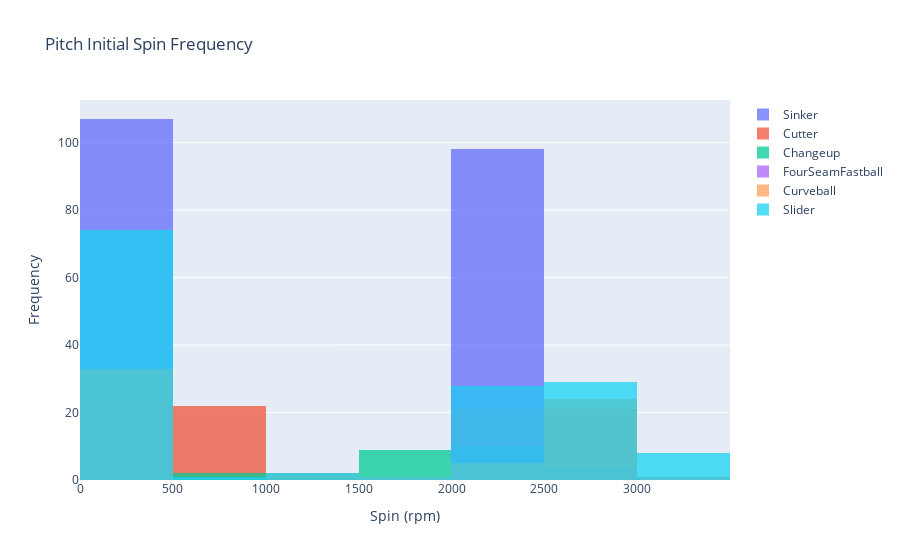

Notebook source saved alongside this figure:
### Code cell
# Overlay
fig = go.Figure()
for i in range(len(pitch_type_types)):
    fig.add_trace(go.Histogram(x=pitch_speed[i], name=pitch_type_types[i]))
    
# Overlay both histograms
fig.update_layout(barmode='overlay', title_text='Pitch Initial Spin Frequency')
fig.update_xaxes(title_text="Spin (rpm)")
fig.update_yaxes(title_text="Frequency")

# Reduce opacity to see both histograms
fig.update_traces(opacity=0.75)
fig.show()

# fig.write_image("Pitch Initial Spin Frequency Histogram.png", engine='kaleido')

### Figure 1 — Plotly figure (JSON) as saved in the notebook; plotly's stock layout.template omitted (floating-point values rounded to 4 significant figures; data arrays with more than 128 entries replaced by an {"elided": "..."} marker saying what was removed)
{"data": [{"name": "Sinker", "opacity": 0.75, "type": "histogram", "x": {"elided": "208 int values"}}, {"name": "Cutter", "opacity": 0.75, "type": "histogram", "x": [88, 87, 90, 88, 87, 87, 90, 87, 90, 86, 87, 87, 90, 87, 93, 88, 89, 86, 89, 86, 88, 88, 2860, 2870, 2190, 2770, 2750, 2740, 2980, 2910, 2960, 2960, 2880, 2860, 2900, 2750, 2430, 1980, 2670, 2910, 2220, 2670, 2880, 2690]}, {"name": "Changeup", "opacity": 0.75, "type": "histogram", "x": [86, 86, 84, 84, 86, 83, 85, 84, 85, 86, 85, 86, 81, 85, 85, 84, 86, 85, 85, 87, 86, 85, 85, 85, 86, 84, 86, 81, 86, 84, 1650, 1760, 1960, 1620, 1560, 2350, 2350, 20, 2360, 2510, 1820, 1910, 1070, 2330, 2390, 200, 1650, 2550, 2330, 1700, 700, 600, 2520, 2410, 2350, 2540, 2090, 1230, 120, 2420]}, {"name": "FourSeamFastball", "opacity": 0.75, "type": "histogram", "x": [93, 93, 92, 90, 93, 95, 90, 96, 93, 93, 93, 91, 93, 97, 92, 90, 97, 92, 96, 91, 93, 91, 90, 91, 93, 94, 92, 96, 91, 90, 94, 91, 2500, 2180, 2350, 2420, 2490, 2290, 2360, 2340, 2140, 2500, 2530, 2170, 2400, 2260, 2380, 2090, 2260, 110, 2200, 2410, 2460, 2120, 2440, 2200, 2480, 2230, 2320, 2270, 2360, 2700, 2440, 2190]}, {"name": "Curveball", "opacity": 0.75, "type": "histogram", "x": [78, 79, 79, 79, 78, 78, 78, 78, 71, 78, 78, 78, 79, 79, 77, 77, 82, 78, 78, 77, 81, 78, 80, 81, 78, 83, 80, 78, 78, 78, 72, 77, 81, 2280, 2900, 2850, 2920, 2890, 2950, 2730, 2860, 2580, 2860, 2830, 2920, 2350, 2950, 2850, 2950, 2830, 2390, 2900, 1620, 1070, 2860, 2860, 1370, 2420, 3180, 2990, 2880, 2890, 2980, 2400, 2780, 2890]}, {"name": "Slider", "opacity": 0.75, "type": "histogram", "x": {"elided": "143 int values"}}], "layout": {"barmode": "overlay", "title": {"text": "Pitch Initial Spin Frequency"}, "xaxis": {"title": {"text": "Spin (rpm)"}}, "yaxis": {"title": {"text": "Frequency"}}}}
